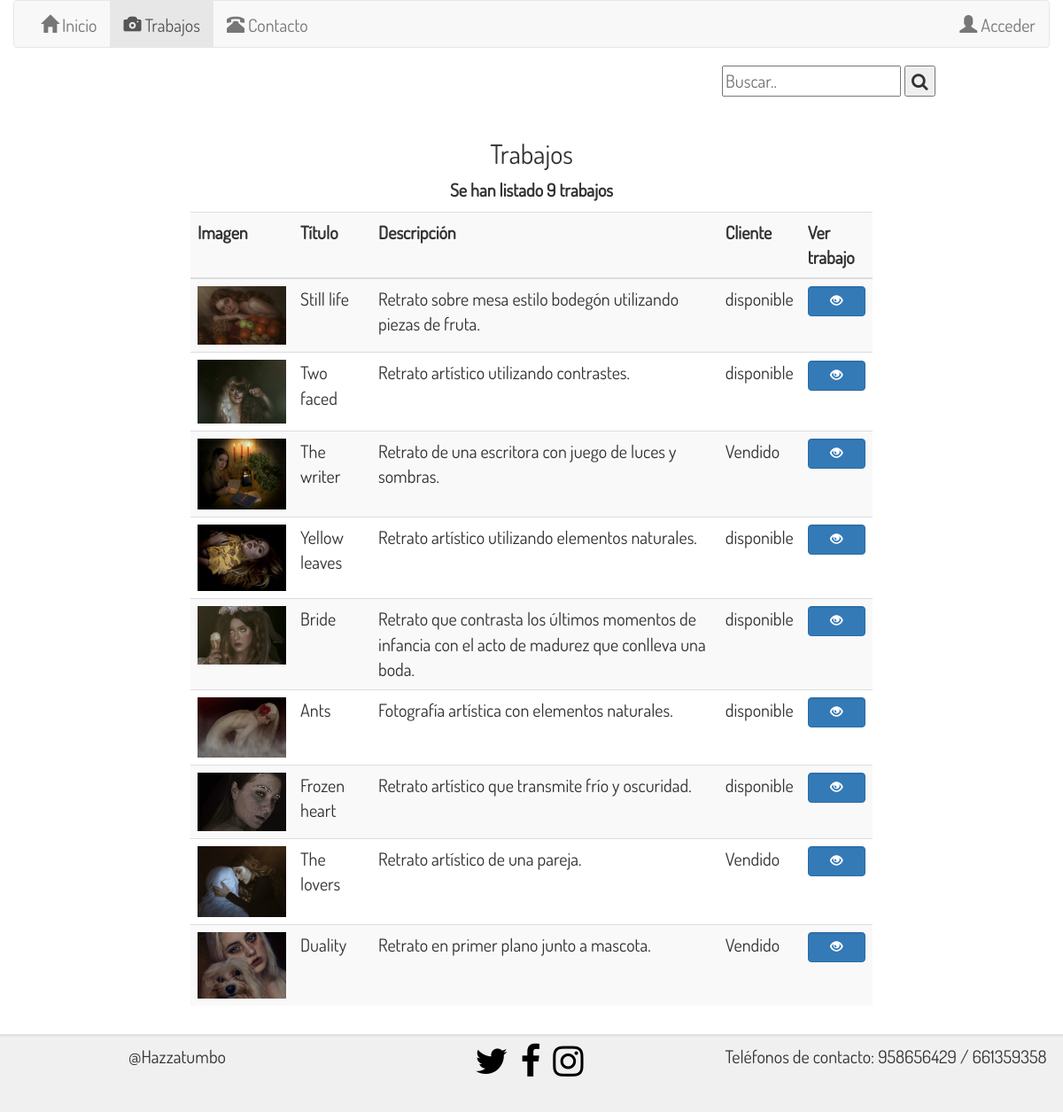
The app's page /php/trabajos.php with its own data.
### tables this page shows
CREATE TABLE `trabajos` (
  `id` bigint(20) UNSIGNED NOT NULL,
  `imagen` varchar(100) NOT NULL,
  `titulo` varchar(50) NOT NULL,
  `descripcion` varchar(100) NOT NULL,
  `precio` double NOT NULL,
  `cliente` bigint(20) NOT NULL
);

CREATE TABLE `clientes` (
  `id` bigint(20) UNSIGNED NOT NULL,
  `nombre` varchar(25) NOT NULL,
  `apellidos` varchar(30) NOT NULL,
  `direccion` varchar(50) NOT NULL,
  `telefono1` int(9) NOT NULL,
  `telefono2` int(9) DEFAULT NULL,
  `nick` varchar(15) NOT NULL,
  `password` varchar(15) NOT NULL
);

### php/trabajos.php (the view, shortened to what this page needs)
<!DOCTYPE html>
<html lang="es">
<head>
  <link rel="stylesheet" href="../css/bootstrap.min.css">
  <link rel="stylesheet" href="../css/estudio.css">
  <link rel="stylesheet" href="../css/font-awesome.css">
</head>
<body>
	<div class="container-fluid">
	<?php
		include "funciones.php";
     if(isset($_COOKIE['sesion'])){
        session_decode($_COOKIE['sesion']);
        if($_SESSION['id']==0){
           menu_admin('t');
           echo "<div class='row'>
        <div class='col-lg-4 col-md-4 col-sm-4 col-xs-4'></div>
           <div class='col-lg-4 col-md-4 col-sm-4 col-xs-4'>
           <a href='trabajos.php?nuevotrabajo=si'>
            <button class='btn btn-md btn-primary' type='submit' name='nuevotrabajo' value='Nuevo Trabajo'>Añadir nuevo trabajo</button>
             </a>
           </div>";
         }else{
           header('Location: ../mistrabajos.php');
         }
     }else{
        menu('t');
        echo "<div class='row'>
        <div class='col-lg-4 col-md-4 col-sm-4 col-xs-4'></div>
        <div class='col-lg-4 col-md-4 col-sm-4 col-xs-4'></div>";
     }
	?>
        <div class="col-lg-4 col-md-4 col-sm-4 col-xs-4 busqueda">
          <form name="buscartrabajo" action="trabajos.php" method="post">
          <input name="barrabusqueda" type="text" placeholder="Buscar..">
          <button type="submit" name="buscar"><i class="fa fa-search"></i></button>
        </form></div>
      </div>
      <br>
      <h2 align="center">Trabajos</h2>
          <?php
            $conexion = conexion();
            $consulta = "select t.id id_trabajo, t.imagen, t.titulo, t.descripcion, t.precio, t.cliente, cli.id id_cli, cli.nombre nomcli, cli.apellidos ape
            			 from trabajos t, clientes cli
                          where t.cliente = cli.id";
            $trabajos = mysqli_query($conexion,$consulta);
            if (!$trabajos) {
              echo "¡Error! No se han podido cargar los trabajos.";
            } else {
              $num_filas = mysqli_num_rows($trabajos);
              if ($num_filas == 0) {
                echo "<p align='center'>No hay trabajos para mostrar</p>";
              } else {
                echo "<div class='row'>";
                echo" <div class='col-lg-2 col-md-2 col-sm-2 col-xs-2'></div>";
                echo "<div class='col-lg-8 col-md-8 col-sm-8 col-xs-8'>";
                echo "<p align='center'><b>Se han listado $num_filas trabajos</b></p>";
                echo "<table class='table table-striped'";
                if(isset($_COOKIE['sesion'])){
                      session_decode($_COOKIE['sesion']);
                    if($_SESSION['id']==0){
                      echo "<thead><tr><th>Imagen</th><th>Título</th><th>Descripción</th><th>Cliente</th><th>Ver trabajo</th><th>Modificar</th><th>Borrar</th></tr></thead><tbody>";
                      while ($fila = mysqli_fetch_array($trabajos,MYSQLI_ASSOC)) {
                        $id=$fila['id_trabajo'];
                         $id_comprador=$fila['id_cli'];
                        echo "<tr><td><img src='$fila[imagen]' style='max-width:100px'></td><td>$fila[titulo]</td><td>$fila[descripcion]</td><td>$fila[nomcli]</td>
                        <td><a href='vertrabajo.php?vertrabajo=si&id=$id'>
                        <button class='form-control btn btn-md btn-primary' type='submit' name='vertrabajo'><span class='glyphicon glyphicon-eye-open'></span></button>
                       </a></td>";
                          if($id_comprador==0){
                            echo "<td><a href='trabajos.php?modtrabajo=si&id=$id'>
                              <button class='form-control btn btn-md btn-primary' type='submit' name='modificar'><span class='glyphicon glyphicon-pencil'></span>
                              </button></a></td>
                              <td><a href='trabajos.php?borratrabajo=si&id=$id'>
                              <button class='form-control btn btn-md btn-primary' type='submit' name='borrar' value='Borrar' id='borrar'><span class='glyphicon glyphicon-remove'></span></button>
                              </a></td></tr></tbody>";
                          }else{
                            echo "<td></td>
                            <td><a href='trabajos.php?borratrabajo=si&id=$id'>
                            <button class='form-control btn btn-md btn-primary' type='submit' name='borrar' value='Borrar' id='borrar'><span class='glyphicon glyphicon-remove'></span></button>
                            </a></td></tr></tbody>";
                          }
                      }
                    }
                  }else{
                    echo "<thead><tr><th>Imagen</th><th>Título</th><th>Descripción</th><th>Cliente</th><th>Ver trabajo</th></tr></thead><tbody>";
                      while ($fila = mysqli_fetch_array($trabajos,MYSQLI_ASSOC)) {
                        $id=$fila['id_trabajo'];
                        $id_comprador=$fila['id_cli'];
                        echo "<tr><td><img src='$fila[imagen]' style='max-width:100px'></td><td>$fila[titulo]</td><td>$fila[descripcion]</td>";
                        if($id_comprador==0){
                          echo "<td>$fila[nomcli]</td>";
                        }else{
                           echo "<td>Vendido</td>";
                        }
                        echo "<td><a href='vertrabajo.php?vertrabajo=si&id=$id'>
                        <button class='form-control btn btn-md btn-primary' type='submit' name='vertrabajo'><span class='glyphicon glyphicon-eye-open'></span></button>
                       </a></td>";
                      }
                  }
                echo "</tbody></table></div><div class='col-lg-2 col-md-2 col-sm-2 col-xs-2'></div></div>";
              }
            }
      ?>
<?php
  footer();
?>
</div>
</body>
</html>

### php/funciones.php (shortened to what this page needs)
<?php
function menu($seccion){
		echo "<div class='row'>
			          </div>
		             <div class='row'>
		               <div class='col-sm-12'>
			            <nav class='navbar navbar-default' class='col-sm-12'>
		                  <div class='container-fluid'>
		                    <ul class='nav navbar-nav'>";
		if($seccion == '0'){
				echo "<li class='active'><a href='index.php'><span class='glyphicon glyphicon-home'></span> Inicio</a></li>";
        echo "<li><a href='./php/trabajos.php'><span class='glyphicon glyphicon-camera'></span> Trabajos</a></li>";
        echo "<li><a href='./php/contacto.php'><span class='glyphicon glyphicon-phone-alt'></span> Contacto</a></li></ul>";
        echo "<ul class='nav navbar-nav navbar-right'><li><a href='./php/acceder.php'><span class='glyphicon glyphicon-user'></span> Acceder</a></li></ul>";
		}else{
			echo "<li><a href='../index.php'><span class='glyphicon glyphicon-home'></span> Inicio</a></li>";
      if($seccion == 't'){
        echo "<li class='active'><a href='./trabajos.php'><span class='glyphicon glyphicon-camera'></span> Trabajos</a></li>";
      }else{
        echo "<li><a href='./trabajos.php'><span class='glyphicon glyphicon-camera'></span> Trabajos</a></li>";
      }
      if($seccion == 'co'){
        echo "<li class='active'><a href='./contacto.php'><span class='glyphicon glyphicon-phone-alt'></span> Contacto</a></li>";
      }else{
        echo "<li><a href='./contacto.php'><span class='glyphicon glyphicon-phone-alt'></span> Contacto</a></li>";
      }
      if($seccion == 'a'){
       echo "</ul><ul class='nav navbar-nav navbar-right'><li class='active'><a href='./acceder.php'><span class='glyphicon glyphicon-user'></span> Acceder</a></li></ul>";
      }else{
        echo "</ul><ul class='nav navbar-nav navbar-right'><li><a href='./acceder.php'><span class='glyphicon glyphicon-user'></span> Acceder</a></li></ul>";
      }
		}
		echo " </div>
		           </nav>
		      </div>
		    </div>";
	}
function footer(){
  echo "<div class='row' id='footer'>
          <footer class='footer'>
            <div class='col-xs-12 col-md-4'>
              <text id='centrado'> @Hazzatumbo </text>
            </div>
            <div class='col-xs-12 col-md-4'>
               <ul class='list-inline' id='centrado'>
                  <li><a href='https://twitter.com/Hazzatumbo' target='_blank'><i class='fa fa-twitter fa-2x'></i></a></li>
                  <li><a href='https://es-es.facebook.com/' target='_blank'><i class='fa fa-facebook fa-2x'></i></a></li>
                  <li><a href='https://www.instagram.com/hazzatumbo/' target='_blank'><i class='fa fa-instagram fa-2x'></i></a></li>
                </ul>
            </div>
            <div class='col-xs-12 col-md-4'>
              <text id='centrado'>Teléfonos de contacto: 958656429 / 661359358</text>
            </div>
          </footer>
        </div>";
}
?>

### css/estudio.css (style rules this page uses)
body { padding-bottom:100px; font-family: "Dosis"; font-size: 2em; }
a,a:visited { color:black; font-style: bold; }
ul { list-style: none; }
.footer { padding-top: 8px; position:fixed; width: 100%; height:7%; background-color:#F0F0F0; bottom:0; border-top:3px solid #E3E3E3; text-align: center; }

### records on screen
trabajos: imagen (picture), titulo "Still life", descripcion "Retrato sobre mesa estilo bodegón utilizando piezas de fruta.", clientes.nombre "disponible"
trabajos: imagen (picture), titulo "Two faced", descripcion "Retrato artístico utilizando contrastes.", clientes.nombre "disponible"
trabajos: imagen (picture), titulo "The writer", descripcion "Retrato de una escritora con juego de luces y sombras.", shows "Vendido"
trabajos: imagen (picture), titulo "Yellow leaves", descripcion "Retrato artístico utilizando elementos naturales.", clientes.nombre "disponible"
trabajos: imagen (picture), titulo "Bride", descripcion "Retrato que contrasta los últimos momentos de infancia con el acto de madurez que conlleva una boda.", clientes.nombre "disponible"
trabajos: imagen (picture), titulo "Ants", descripcion "Fotografía artística con elementos naturales.", clientes.nombre "disponible"
trabajos: imagen (picture), titulo "Frozen heart", descripcion "Retrato artístico que transmite frío y oscuridad.", clientes.nombre "disponible"
trabajos: imagen (picture), titulo "The lovers", descripcion "Retrato artístico de una pareja.", shows "Vendido"
trabajos: imagen (picture), titulo "Duality", descripcion "Retrato en primer plano junto a mascota.", shows "Vendido"

### other values on screen
$num_filas "9"
